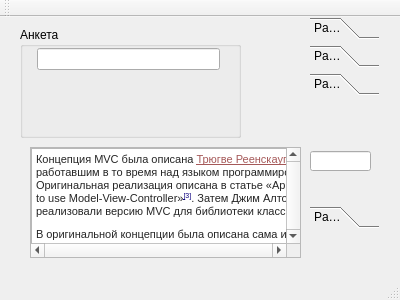
<?xml version="1.0" encoding="UTF-8"?>
<ui version="4.0">
 <class>MainWindow</class>
 <widget class="QMainWindow" name="MainWindow">
  <property name="geometry">
   <rect>
    <x>0</x>
    <y>0</y>
    <width>400</width>
    <height>300</height>
   </rect>
  </property>
  <property name="windowTitle">
   <string>MainWindow</string>
  </property>
  <widget class="QWidget" name="centralWidget">
   <widget class="QGroupBox" name="groupBox">
    <property name="geometry">
     <rect>
      <x>20</x>
      <y>10</y>
      <width>221</width>
      <height>111</height>
     </rect>
    </property>
    <property name="title">
     <string>Анкета</string>
    </property>
    <widget class="QWidget" name="formLayoutWidget">
     <property name="geometry">
      <rect>
       <x>0</x>
       <y>10</y>
       <width>211</width>
       <height>91</height>
      </rect>
     </property>
     <layout class="QFormLayout" name="formLayout">
      <item row="0" column="1">
       <widget class="QLineEdit" name="lineEdit"/>
      </item>
     </layout>
    </widget>
   </widget>
   <widget class="QScrollArea" name="scrollArea">
    <property name="geometry">
     <rect>
      <x>30</x>
      <y>130</y>
      <width>271</width>
      <height>111</height>
     </rect>
    </property>
    <property name="verticalScrollBarPolicy">
     <enum>Qt::ScrollBarAlwaysOn</enum>
    </property>
    <property name="horizontalScrollBarPolicy">
     <enum>Qt::ScrollBarAlwaysOn</enum>
    </property>
    <property name="sizeAdjustPolicy">
     <enum>QAbstractScrollArea::AdjustToContents</enum>
    </property>
    <property name="widgetResizable">
     <bool>true</bool>
    </property>
    <widget class="QWidget" name="scrollAreaWidgetContents">
     <property name="geometry">
      <rect>
       <x>0</x>
       <y>0</y>
       <width>252</width>
       <height>92</height>
      </rect>
     </property>
     <widget class="QTextEdit" name="textEdit">
      <property name="geometry">
       <rect>
        <x>0</x>
        <y>0</y>
        <width>500</width>
        <height>1100</height>
       </rect>
      </property>
      <property name="minimumSize">
       <size>
        <width>500</width>
        <height>0</height>
       </size>
      </property>
      <property name="verticalScrollBarPolicy">
       <enum>Qt::ScrollBarAlwaysOn</enum>
      </property>
      <property name="horizontalScrollBarPolicy">
       <enum>Qt::ScrollBarAlwaysOn</enum>
      </property>
      <property name="sizeAdjustPolicy">
       <enum>QAbstractScrollArea::AdjustToContents</enum>
      </property>
      <property name="html">
       <string>&lt;!DOCTYPE HTML PUBLIC &quot;-//W3C//DTD HTML 4.0//EN&quot; &quot;http://www.w3.org/TR/REC-html40/strict.dtd&quot;&gt;
&lt;html&gt;&lt;head&gt;&lt;meta name=&quot;qrichtext&quot; content=&quot;1&quot; /&gt;&lt;style type=&quot;text/css&quot;&gt;
p, li { white-space: pre-wrap; }
&lt;/style&gt;&lt;/head&gt;&lt;body style=&quot; font-family:'MS Shell Dlg 2'; font-size:8.25pt; font-weight:400; font-style:normal;&quot;&gt;
&lt;p style=&quot; margin-top:0px; margin-bottom:0px; margin-left:0px; margin-right:0px; -qt-block-indent:0; text-indent:0px;&quot;&gt;&lt;span style=&quot; font-family:'sans-serif'; font-size:8pt; color:#252525; background-color:#ffffff;&quot;&gt;Концепция MVC была описана&lt;/span&gt;&lt;span style=&quot; font-family:'sans-serif'; font-size:8pt; color:#252525;&quot;&gt; &lt;/span&gt;&lt;a href=&quot;http://ru.wikipedia.org/w/index.php?title=%D0%A2%D1%80%D1%8E%D0%B3%D0%B2%D0%B5_%D0%A0%D0%B5%D0%B5%D0%BD%D1%81%D0%BA%D0%B0%D1%83%D0%B3&amp;amp;action=edit&amp;amp;redlink=1&quot;&gt;&lt;span style=&quot; font-family:'sans-serif'; font-size:8pt; text-decoration: underline; color:#a55858;&quot;&gt;Трюгве Реенскауг&lt;/span&gt;&lt;/a&gt;&lt;span style=&quot; font-family:'sans-serif'; font-size:8pt; color:#252525;&quot;&gt; (&lt;/span&gt;&lt;a href=&quot;http://ru.wikipedia.org/wiki/%D0%90%D0%BD%D0%B3%D0%BB%D0%B8%D0%B9%D1%81%D0%BA%D0%B8%D0%B9_%D1%8F%D0%B7%D1%8B%D0%BA&quot;&gt;&lt;span style=&quot; font-family:'sans-serif'; font-size:8pt; text-decoration: underline; color:#0b0080;&quot;&gt;англ.&lt;/span&gt;&lt;/a&gt;&lt;span style=&quot; font-family:'sans-serif'; font-size:8pt; color:#252525;&quot;&gt; &lt;/span&gt;&lt;a href=&quot;http://en.wikipedia.org/wiki/Trygve_Reenskaug&quot;&gt;&lt;span style=&quot; font-family:'sans-serif'; font-size:8pt; font-style:italic; text-decoration: underline; color:#663366;&quot;&gt;Trygve Reenskaug&lt;/span&gt;&lt;/a&gt;&lt;span style=&quot; font-family:'sans-serif'; font-size:8pt; color:#252525;&quot;&gt;) в 1979 году&lt;/span&gt;&lt;a name=&quot;cite_ref-2&quot;&gt;&lt;/a&gt;&lt;a href=&quot;http://ru.wikipedia.org/wiki/Model-View-Controller#cite_note-2&quot;&gt;&lt;span style=&quot; font-family:'sans-serif'; font-size:8pt; text-decoration: underline; color:#0b0080; vertical-align:super;&quot;&gt;[&lt;/span&gt;&lt;/a&gt;&lt;span style=&quot; font-family:'sans-serif'; font-size:8pt; color:#0b0080; vertical-align:super;&quot;&gt;2]&lt;/span&gt;&lt;span style=&quot; font-family:'sans-serif'; font-size:8pt; color:#252525;&quot;&gt; , работавшим в то время над языком программирования &lt;/span&gt;&lt;a href=&quot;http://ru.wikipedia.org/wiki/Smalltalk&quot;&gt;&lt;span style=&quot; font-family:'sans-serif'; font-size:8pt; text-decoration: underline; color:#0b0080;&quot;&gt;Smalltalk&lt;/span&gt;&lt;/a&gt;&lt;span style=&quot; font-family:'sans-serif'; font-size:8pt; color:#252525;&quot;&gt; в &lt;/span&gt;&lt;a href=&quot;http://ru.wikipedia.org/wiki/Xerox_PARC&quot;&gt;&lt;span style=&quot; font-family:'sans-serif'; font-size:8pt; text-decoration: underline; color:#0b0080;&quot;&gt;Xerox PARC&lt;/span&gt;&lt;/a&gt;&lt;span style=&quot; font-family:'sans-serif'; font-size:8pt; color:#252525;&quot;&gt;. Оригинальная реализация описана в статье «Applications Programming in Smalltalk-80: How to use Model-View-Controller»&lt;/span&gt;&lt;a name=&quot;cite_ref-3&quot;&gt;&lt;/a&gt;&lt;a href=&quot;http://ru.wikipedia.org/wiki/Model-View-Controller#cite_note-3&quot;&gt;&lt;span style=&quot; font-family:'sans-serif'; font-size:8pt; text-decoration: underline; color:#0b0080; vertical-align:super;&quot;&gt;[&lt;/span&gt;&lt;/a&gt;&lt;span style=&quot; font-family:'sans-serif'; font-size:8pt; color:#0b0080; vertical-align:super;&quot;&gt;3]&lt;/span&gt;&lt;span style=&quot; font-family:'sans-serif'; font-size:8pt; color:#252525;&quot;&gt;. Затем Джим Алтофф с командой разработчиков реализовали версию MVC для библиотеки классов Smalltalk-80.&lt;/span&gt;&lt;/p&gt;
&lt;p style=&quot; margin-top:8px; margin-bottom:8px; margin-left:0px; margin-right:0px; -qt-block-indent:0; text-indent:0px; line-height:14.9333px; background-color:#ffffff;&quot;&gt;&lt;span style=&quot; font-family:'sans-serif'; font-size:8pt; color:#252525; background-color:#ffffff;&quot;&gt;В оригинальной концепции была описана сама идея и роль каждого из элементов: модели, представления и контроллера. Но связи между ними были описаны без конкретизации. Кроме того, различали две основные модификации:&lt;/span&gt;&lt;/p&gt;
&lt;ol style=&quot;margin-top: 0px; margin-bottom: 0px; margin-left: 0px; margin-right: 0px; -qt-list-indent: 1;&quot;&gt;&lt;li style=&quot; font-family:'sans-serif'; font-size:8pt; color:#252525;&quot; style=&quot; margin-top:5px; margin-bottom:1px; margin-left:51px; margin-right:0px; -qt-block-indent:0; text-indent:0px;&quot;&gt;&lt;span style=&quot; font-size:14px;&quot;&gt;Пассивная модель — модель не имеет никаких способов воздействовать на представление или контроллер, и используется ими в качестве источника данных для отображения. Все изменения модели отслеживаются контроллером и он же отвечает за перерисовку представления, если это необходимо. Такая модель чаще используется в &lt;/span&gt;&lt;a href=&quot;http://ru.wikipedia.org/wiki/%D0%A1%D1%82%D1%80%D1%83%D0%BA%D1%82%D1%83%D1%80%D0%BD%D0%BE%D0%B5_%D0%BF%D1%80%D0%BE%D0%B3%D1%80%D0%B0%D0%BC%D0%BC%D0%B8%D1%80%D0%BE%D0%B2%D0%B0%D0%BD%D0%B8%D0%B5&quot;&gt;&lt;span style=&quot; font-size:14px; text-decoration: underline; color:#0b0080;&quot;&gt;структурном программировании&lt;/span&gt;&lt;/a&gt;&lt;span style=&quot; font-size:14px;&quot;&gt;, так как в этом случае модель представляет просто структуру данных, без методов их обрабатывающих.&lt;/span&gt;&lt;/li&gt;
&lt;li style=&quot; font-family:'sans-serif'; font-size:8pt; color:#252525;&quot; style=&quot; margin-top:0px; margin-bottom:1px; margin-left:51px; margin-right:0px; -qt-block-indent:0; text-indent:0px;&quot;&gt;&lt;span style=&quot; font-size:14px;&quot;&gt;Активная модель — модель оповещает представление о том, что в ней произошли изменения, а представления, которые заинтересованы в оповещении, подписываются на эти сообщения. Это позволяет сохранить независимость модели как от контроллера, так и от представления.&lt;/span&gt;&lt;/li&gt;&lt;/ol&gt;&lt;/body&gt;&lt;/html&gt;</string>
      </property>
     </widget>
    </widget>
   </widget>
   <widget class="QToolBox" name="toolBox">
    <property name="geometry">
     <rect>
      <x>310</x>
      <y>0</y>
      <width>69</width>
      <height>211</height>
     </rect>
    </property>
    <property name="currentIndex">
     <number>2</number>
    </property>
    <widget class="QWidget" name="page">
     <property name="geometry">
      <rect>
       <x>0</x>
       <y>0</y>
       <width>69</width>
       <height>103</height>
      </rect>
     </property>
     <attribute name="label">
      <string>Page 1</string>
     </attribute>
    </widget>
    <widget class="QWidget" name="page_3">
     <attribute name="label">
      <string>Page</string>
     </attribute>
    </widget>
    <widget class="QWidget" name="page_4">
     <attribute name="label">
      <string>Page</string>
     </attribute>
     <widget class="QLineEdit" name="lineEdit_2">
      <property name="geometry">
       <rect>
        <x>0</x>
        <y>50</y>
        <width>61</width>
        <height>20</height>
       </rect>
      </property>
     </widget>
    </widget>
    <widget class="QWidget" name="page_2">
     <property name="geometry">
      <rect>
       <x>0</x>
       <y>0</y>
       <width>69</width>
       <height>103</height>
      </rect>
     </property>
     <attribute name="label">
      <string>Page 2</string>
     </attribute>
    </widget>
   </widget>
  </widget>
  <widget class="QMenuBar" name="menuBar">
   <property name="geometry">
    <rect>
     <x>0</x>
     <y>0</y>
     <width>400</width>
     <height>21</height>
    </rect>
   </property>
  </widget>
  <widget class="QToolBar" name="mainToolBar">
   <attribute name="toolBarArea">
    <enum>TopToolBarArea</enum>
   </attribute>
   <attribute name="toolBarBreak">
    <bool>false</bool>
   </attribute>
  </widget>
  <widget class="QStatusBar" name="statusBar"/>
 </widget>
 <layoutdefault spacing="6" margin="11"/>
 <resources/>
 <connections/>
</ui>
